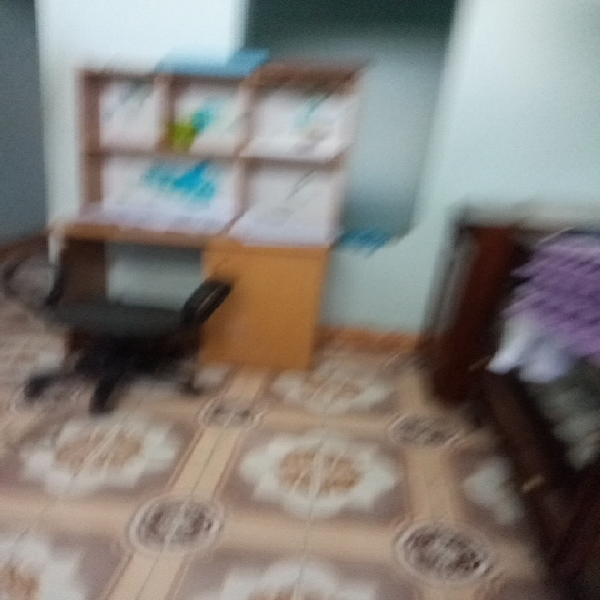
#> input picture server/deblur/myapp/images/deblur/input/IMG_20231105_150205.jpg, 600 x 600 px; its folder holds only this picture in this run
$ python main.py ../images/deblur/input/IMG_20231105_150205.jpg
#> lines starting #> are read from the running program, lines starting #| are printed output that depends on the picture
### server/deblur/myapp/BlurDetection/scripts.py
#!/usr/bin/env python
# -*- coding: utf-8 -*-
__author__ = 'Will Brennan'


# Built-in Modules
import os
import argparse
import logging
# Standard Modules
import cv2
import numpy
# Custom Modules

logger = logging.getLogger('main')


def get_logger(level=logging.INFO, quite=False, debug=False, to_file=''):
    """
    This function initialises a logger to stdout.
    :return: logger
    """
    assert level in [logging.DEBUG, logging.INFO, logging.WARNING, logging.CRITICAL]
    logger = logging.getLogger('main')
    formatter = logging.Formatter('%(asctime)s - %(funcName)s - %(levelname)s - %(message)s')
    if debug:
        level = logging.DEBUG
    logger.setLevel(level=level)
    if not quite:
        if to_file:
            fh = logging.FileHandler(to_file)
            fh.setLevel(level=level)
            fh.setFormatter(formatter)
            logger.addHandler(fh)
        else:
            ch = logging.StreamHandler()
            ch.setLevel(level=level)
            ch.setFormatter(formatter)
            logger.addHandler(ch)
    return logger


def get_args(default=None, args_string=''):
    """
    :param default: dictionary of default arguments with keys as `dest`
    :return: command line arguments
    """
    if not default:
        default = {}
    parser = argparse.ArgumentParser(description=__doc__)
    parser.add_argument('image_paths', type=str, nargs='+', help="Filepath for input images or folder containing images")
    parser.add_argument('-p', '--superpixel', dest='superpixel', action='store_true', help='generate blur estimation for superpixels')
    parser.add_argument('-r', '--thresh', dest='thresh', default=10, type=str, help='threshold for deciding if blurry (between 0 & 1)')
    parser.add_argument('-m', '--mask', dest='mask', action='store_true', help='Conduct SLIC Segmentation to generate focus mask')
    parser.add_argument('-d', '--display', dest='display', action='store_true', help='display image steps')
    parser.add_argument('-e', '--debug', dest='debug', action='store_true', help='set logger to debug')
    parser.add_argument('-q', '--quite', dest='quite', action='store_true', help='silence the logger')
    parser.add_argument('-s', '--save', dest='save', action='store_true', help='save blur masks')
    parser.add_argument('-t', '--testing', dest='testing', action='store_true', help='enable testing method')
    if args_string:
        args_string = args_string.split(' ')
        args = parser.parse_args(args_string)
    else:
        args = parser.parse_args()
    return args


def gen_args():
    return get_args(args_string='USED_GEN_ARGS')


def find_images(path, recursive=True):
#> further down, img is the input picture: shape (600, 600, 3); mean B, G, R 120.9, 126, 130.9
    if os.path.isdir(path):
        return list(xfind_images(path, recursive=recursive))
    elif os.path.exists(path):
        return [path]
    else:
        raise ValueError('path is not a valid path or directory')


# [23 lines left out: functions xfind_images, display, not called in this run]

### server/deblur/myapp/BlurDetection/main.py
#!/usr/bin/env python
# -*- coding: utf-8 -*-
__author__ = 'Will Brennan'

# built-in modules
import logging
import argparse
# Standard modules
import cv2
import numpy
# Custom modules
from . import scripts
from . import FocusMask

logger = logging.getLogger('main')


def evaluate(img_col, args):
    numpy.seterr(all='ignore')
    assert isinstance(img_col, numpy.ndarray), 'img_col must be a numpy array'
    assert img_col.ndim == 3, 'img_col must be a color image ({0} dimensions currently)'.format(img_col.ndim)
    assert isinstance(args, argparse.Namespace), 'args must be of type argparse.Namespace not {0}'.format(type(args))
    img_gry = cv2.cvtColor(img_col, cv2.COLOR_RGB2GRAY)
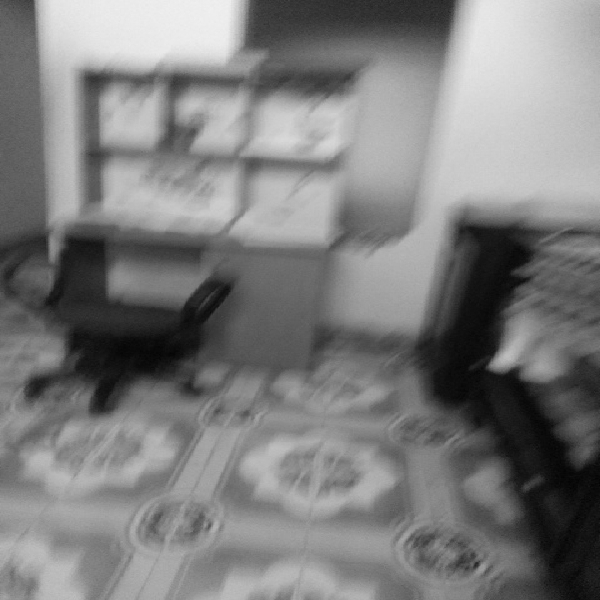
#> img_gry: shape (600, 600); min 3, max 240, mean 125
    rows, cols = img_gry.shape
#> rows = 600; cols = 600
    crow, ccol = int(rows/2), int(cols/2)
#> crow = 300; ccol = 300
    f = numpy.fft.fft2(img_gry)
    fshift = numpy.fft.fftshift(f)
    fshift[crow-75:crow+75, ccol-75:ccol+75] = 0
    f_ishift = numpy.fft.ifftshift(fshift)
    img_fft = numpy.fft.ifft2(f_ishift)
    img_fft = 20*numpy.log(numpy.abs(img_fft))
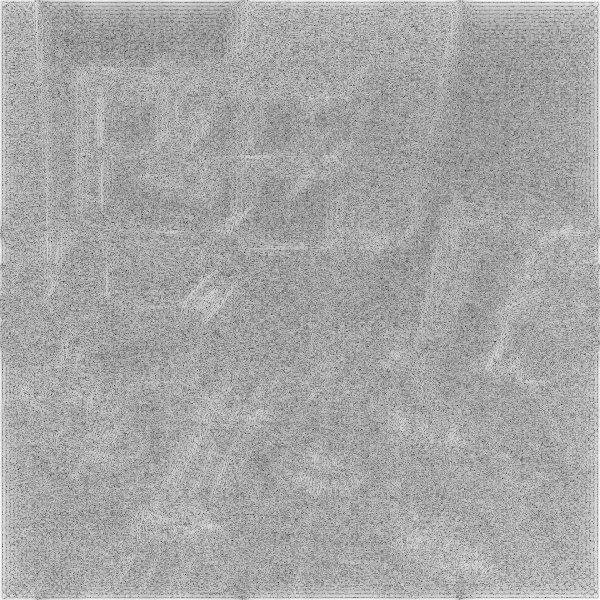
#> img_fft: shape (600, 600) float64; min -147.1, max 87.51, mean 6.6; drawn with min black and max white
    if args.display and not args.testing:
        cv2.destroyAllWindows()
        scripts.display('img_fft', img_fft)
        scripts.display('img_col', img_col)
        cv2.waitKey(0)
    result = numpy.mean(img_fft)
#> result = 6.62
    return img_fft, result, result < args.thresh


def blur_detector(img_col, thresh=10, mask=False):
    assert isinstance(img_col, numpy.ndarray), 'img_col must be a numpy array'
    assert img_col.ndim == 3, 'img_col must be a color image ({0} dimensions currently)'.format(img_col.ndim)
    args = scripts.gen_args()
    args.thresh = thresh
    if mask:
        return FocusMask.blur_mask(img)
    else:
        return evaluate(img_col=img_col, args=args)


if __name__ == '__main__':
    args = scripts.get_args()
    logger = scripts.get_logger(quite=args.quite, debug=args.debug)
    x_okay, y_okay = [], []
    x_blur, y_blur = [], []
    for path in args.image_paths:
        for img_path in scripts.find_images(path):
            logger.debug('evaluating {0}'.format(img_path))
            img = cv2.imread(img_path)
            if isinstance(img, numpy.ndarray):
                if args.testing:
                    scripts.display('dialog (blurry: Y?)', img)
                    blurry = False
                    if cv2.waitKey(0) in map(lambda i: ord(i), ['Y', 'y']):
                        blurry = True
                    x_axis = [1, 3, 5, 7, 9]
                    for x in x_axis:
                        img_mod = cv2.GaussianBlur(img, (x, x), 0)
                        y = evaluate(img_mod, args=args)[0]
                        if blurry:
                            x_blur.append(x)
                            y_blur.append(y)
                        else:
                            x_okay.append(x)
                            y_okay.append(y)
                elif args.mask:
                    msk, res, blurry = FocusMask.blur_mask(img)
                    img_msk = cv2.bitwise_and(img, img, mask=msk)
                    if args.display:
                        scripts.display('res', img_msk)
                        scripts.display('msk', msk)
                        scripts.display('img', img)
                        cv2.waitKey(0)
                else:
                    img_fft, result, val = evaluate(img, args=args)
#> result = 6.62; val = True
                    logger.info('fft average of {0}'.format(result))
                    if args.display:
                        scripts.display('input', img)
                        scripts.display('img_fft', img_fft)
                        cv2.waitKey(0)
    if args.display and args.testing:
        import matplotlib.pyplot as plt
        logger.debug('x_okay: {0}'.format(x_okay))
        logger.debug('y_okay: {0}'.format(y_okay))
        logger.debug('x_blur: {0}'.format(x_blur))
        logger.debug('y_blur: {0}'.format(y_blur))
        plt.scatter(x_okay, y_okay, color='g')
        plt.scatter(x_blur, y_blur, color='r')
        plt.grid(True)
        plt.show()

$ run again, on server/deblur/myapp/images/deblur/input/IMG_20240110_084709.jpg
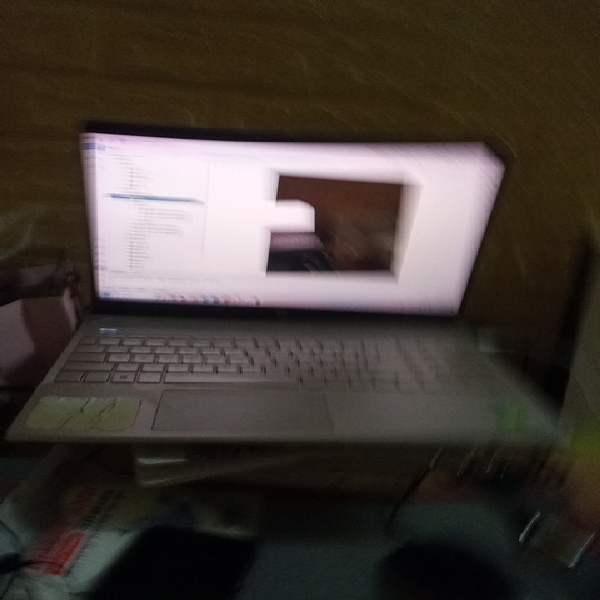
#> input picture server/deblur/myapp/images/deblur/input/IMG_20240110_084709.jpg, 600 x 600 px
#> img is the input picture: shape (600, 600, 3); mean B, G, R 54.8, 60.9, 69.2
#> in evaluate, `img_gry = cv2.cvtColor(img_col, cv2.COLOR_RGB2GRAY)`:
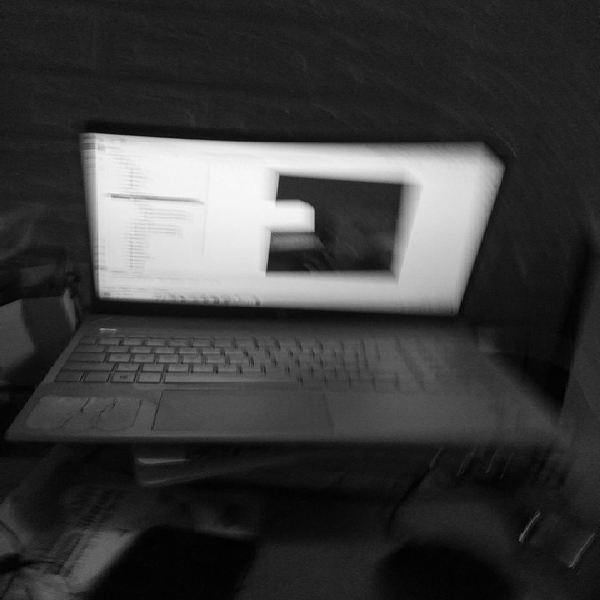
#> img_gry: shape (600, 600); min 0, max 249, mean 60.1
#> in evaluate, `img_fft = 20*numpy.log(numpy.abs(img_fft))`:
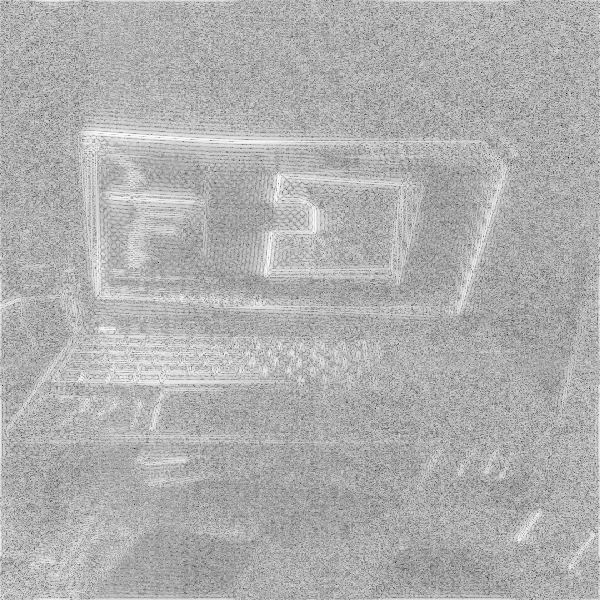
#> img_fft: shape (600, 600) float64; min -156.6, max 78.74, mean 5.2; drawn with min black and max white
#> in evaluate, `result = numpy.mean(img_fft)`: result = 5.24
#> `img_fft, result, val = evaluate(img, args=args)`: val = True

$ run again, on server/deblur/myapp/images/deblur/input/IMG_20240110_085012.jpg
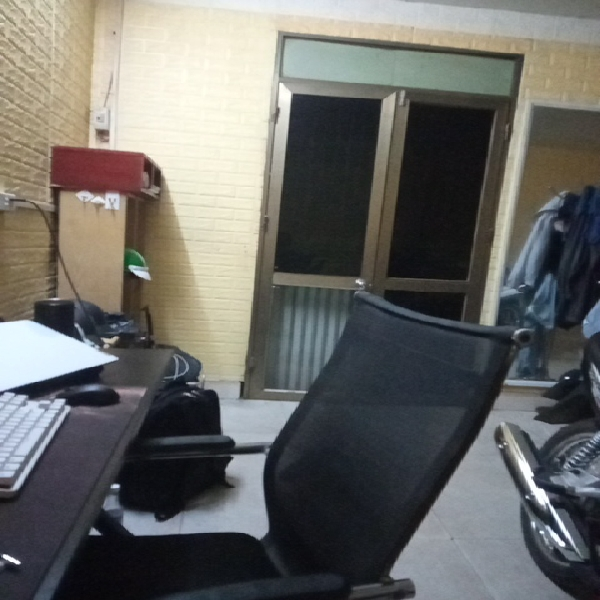
#> input picture server/deblur/myapp/images/deblur/input/IMG_20240110_085012.jpg, 600 x 600 px
#> img is the input picture: shape (600, 600, 3); mean B, G, R 101.7, 105.1, 105.4
#> in evaluate, `img_gry = cv2.cvtColor(img_col, cv2.COLOR_RGB2GRAY)`:
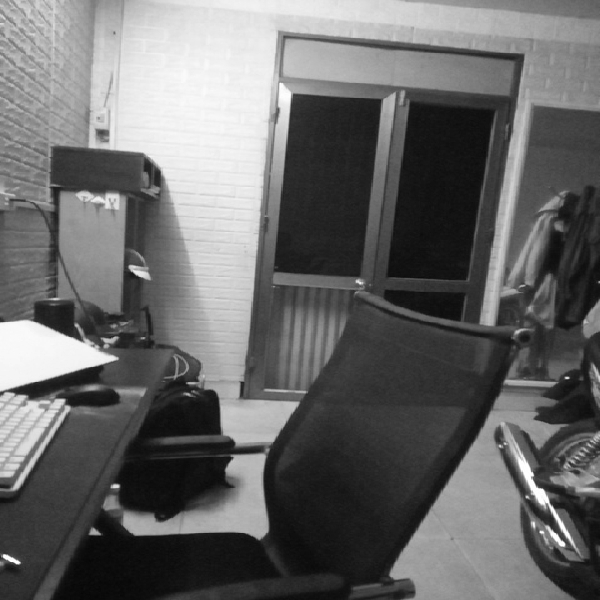
#> img_gry: shape (600, 600); min 6, max 255, mean 104.1
#> in evaluate, `img_fft = 20*numpy.log(numpy.abs(img_fft))`:
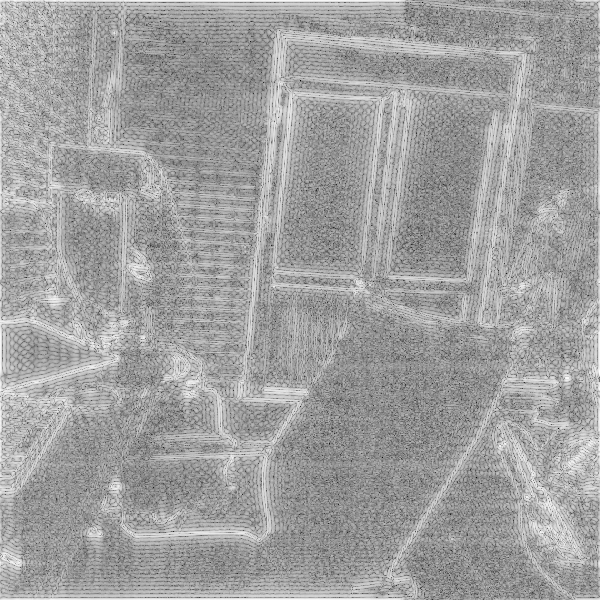
#> img_fft: shape (600, 600) float64; min -106, max 93.58, mean 19.4; drawn with min black and max white
#> in evaluate, `result = numpy.mean(img_fft)`: result = 19.42
#> `img_fft, result, val = evaluate(img, args=args)`: val = False

$ run again, on server/deblur/myapp/images/deblur/input/IMG_20240110_084248.jpg
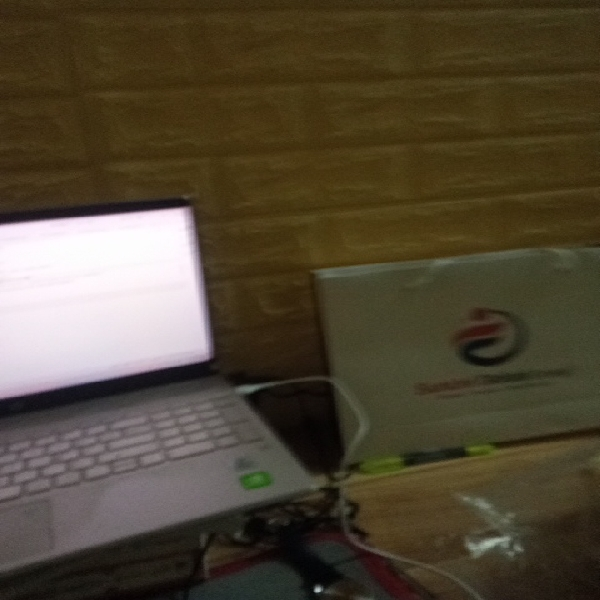
#> input picture server/deblur/myapp/images/deblur/input/IMG_20240110_084248.jpg, 600 x 600 px
#> img is the input picture: shape (600, 600, 3); mean B, G, R 53.4, 71.8, 81.5
#> in evaluate, `img_gry = cv2.cvtColor(img_col, cv2.COLOR_RGB2GRAY)`:
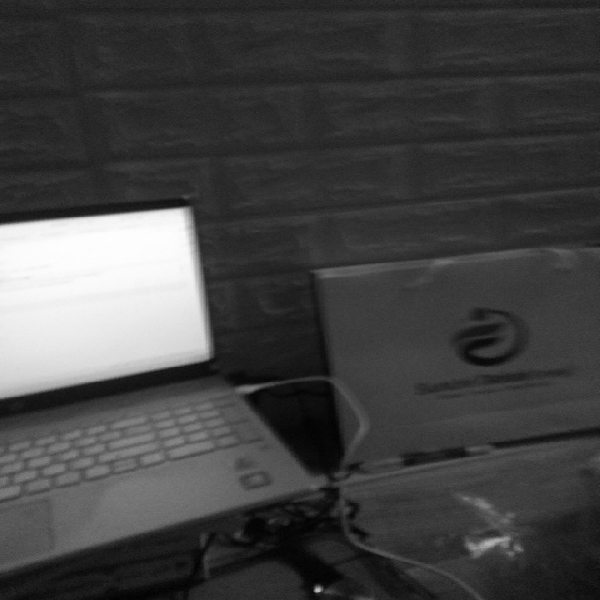
#> img_gry: shape (600, 600); min 1, max 255, mean 67.4
#> in evaluate, `img_fft = 20*numpy.log(numpy.abs(img_fft))`:
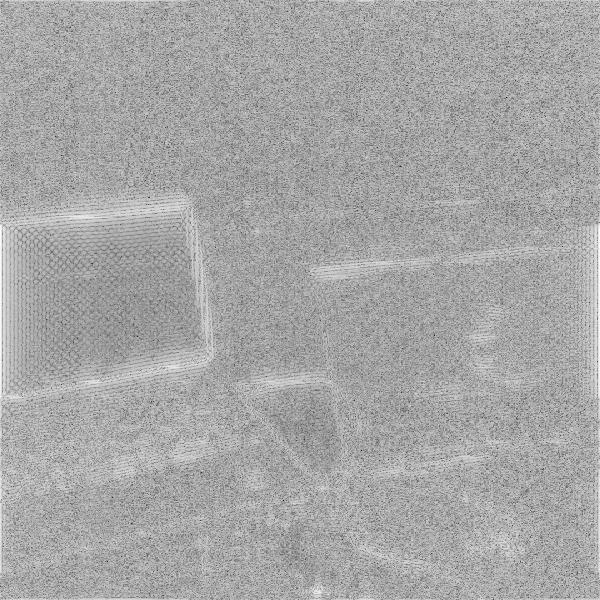
#> img_fft: shape (600, 600) float64; min -150.6, max 90.29, mean 7; drawn with min black and max white
#> in evaluate, `result = numpy.mean(img_fft)`: result = 7.04
#> `img_fft, result, val = evaluate(img, args=args)`: val = True
